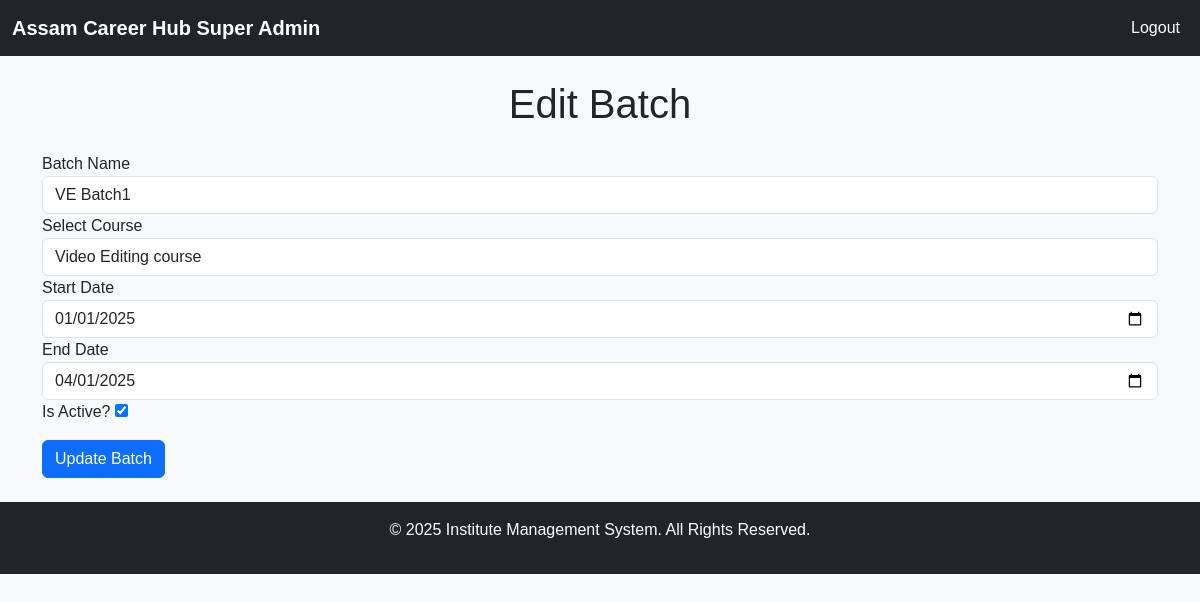
Screenshot of /super_admin/batches/edit_batch.php?batch_id=1 with the database file from the repository.
### tables this page shows
CREATE TABLE `batches` (
  `batch_id` int(11) NOT NULL,
  `course_id` int(11) NOT NULL,
  `batch_name` varchar(100) NOT NULL,
  `start_date` date DEFAULT NULL,
  `end_date` date DEFAULT NULL,
  `active` tinyint(1) DEFAULT 1,
  `created_at` datetime DEFAULT current_timestamp()
);

CREATE TABLE `courses` (
  `course_id` int(11) NOT NULL,
  `course_name` varchar(100) NOT NULL,
  `description` text DEFAULT NULL,
  `duration` varchar(50) DEFAULT NULL,
  `fee` decimal(10,2) NOT NULL,
  `created_by` int(11) DEFAULT NULL,
  `created_at` datetime DEFAULT current_timestamp(),
  `active` tinyint(1) DEFAULT 1,
  `booking_amount` decimal(10,2) NOT NULL DEFAULT 0.00
);

### super_admin/batches/edit_batch.php (the view, shortened to what this page needs)
<?php
include '../../config.php';
$batch_id = $_GET['batch_id'];
$stmt = $conn->prepare("SELECT * FROM batches WHERE batch_id = ?");
$stmt->execute([$batch_id]);
$batch = $stmt->fetch(PDO::FETCH_ASSOC);
$coursesStmt = $conn->prepare("SELECT course_id, course_name FROM Courses WHERE active = 1");
$coursesStmt->execute();
$courses = $coursesStmt->fetchAll(PDO::FETCH_ASSOC);
?>
<?php include '../includes/super_admin_header.php'; ?>
<div class="container my-4">
    <h1 class="text-center mb-4">Edit Batch</h1>
    <form method="POST">
        <div class="form-group">
            <label for="batch_name">Batch Name</label>
            <input type="text" id="batch_name" name="batch_name" class="form-control" value="<?php echo htmlspecialchars($batch['batch_name']); ?>" required>
        </div>
        <div class="form-group">
            <label for="course_id">Select Course</label>
            <select id="course_id" name="course_id" class="form-control" required>
                <?php foreach ($courses as $course): ?>
                    <option value="<?php echo $course['course_id']; ?>" <?php echo ($course['course_id'] == $batch['course_id']) ? 'selected' : ''; ?>>
                        <?php echo htmlspecialchars($course['course_name']); ?>
                    </option>
                <?php endforeach; ?>
            </select>
        </div>
        <div class="form-group">
            <label for="start_date">Start Date</label>
            <input type="date" id="start_date" name="start_date" class="form-control" value="<?php echo $batch['start_date']; ?>" required>
        </div>
        <div class="form-group">
            <label for="end_date">End Date</label>
            <input type="date" id="end_date" name="end_date" class="form-control" value="<?php echo $batch['end_date']; ?>" required>
        </div>
        <div class="form-group">
            <label for="active">Is Active?</label>
            <input type="checkbox" id="active" name="active" <?php echo ($batch['active'] == 1) ? 'checked' : ''; ?>>
        </div>
        <button type="submit" class="btn btn-primary mt-3">Update Batch</button>
    </form>
</div>
<?php include '../includes/super_admin_footer.php'; ?>

### css/style.css (style rules this page uses)
body { font-family: "Arial", sans-serif; background-color: #f8f9fa; }

### rows the page displays
batches: batch_name "VE Batch1", course_id "Video Editing course", start_date "01/01/2025", end_date "04/01/2025", active "☑"
